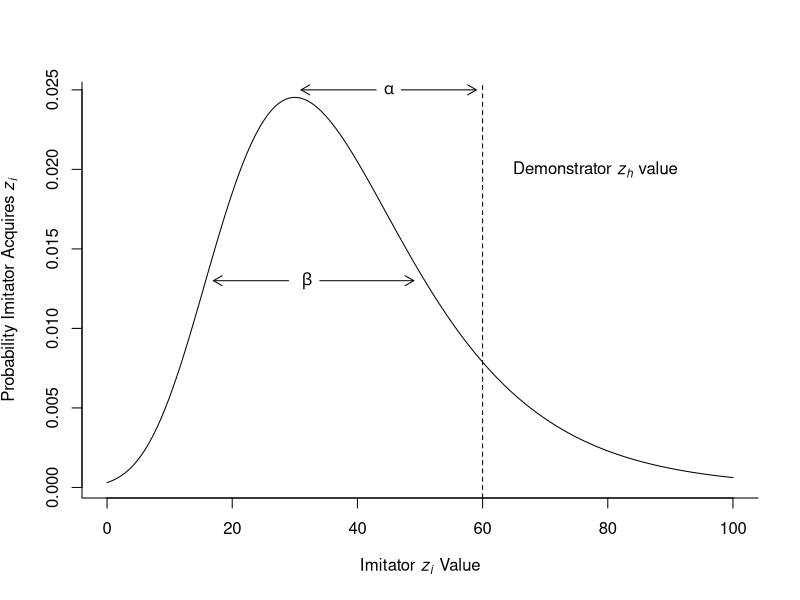
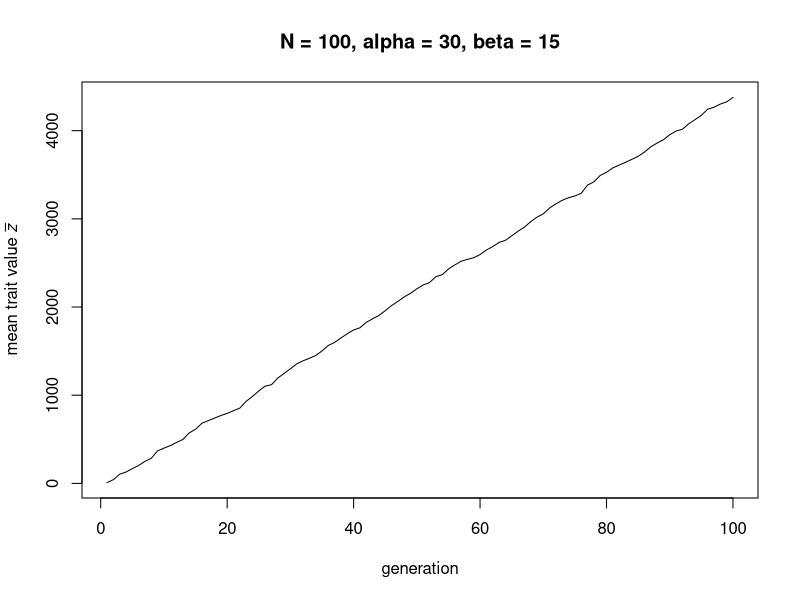
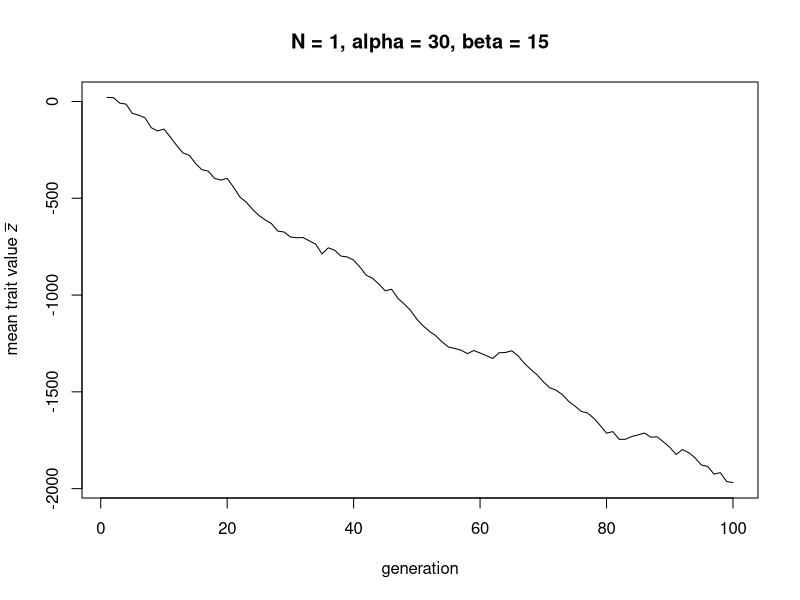
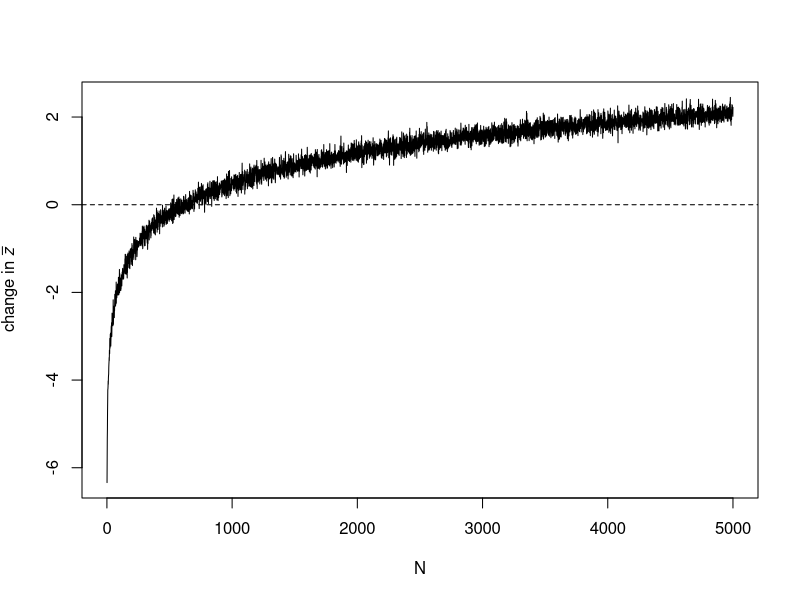
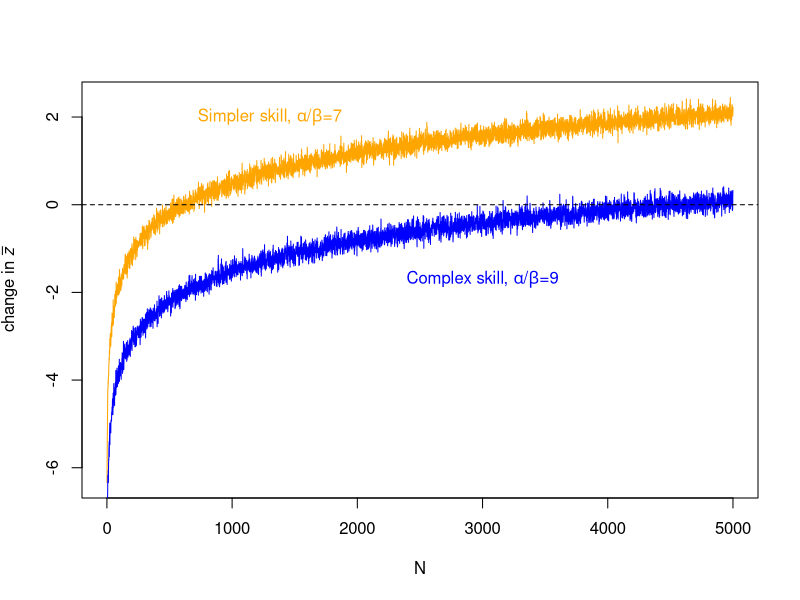
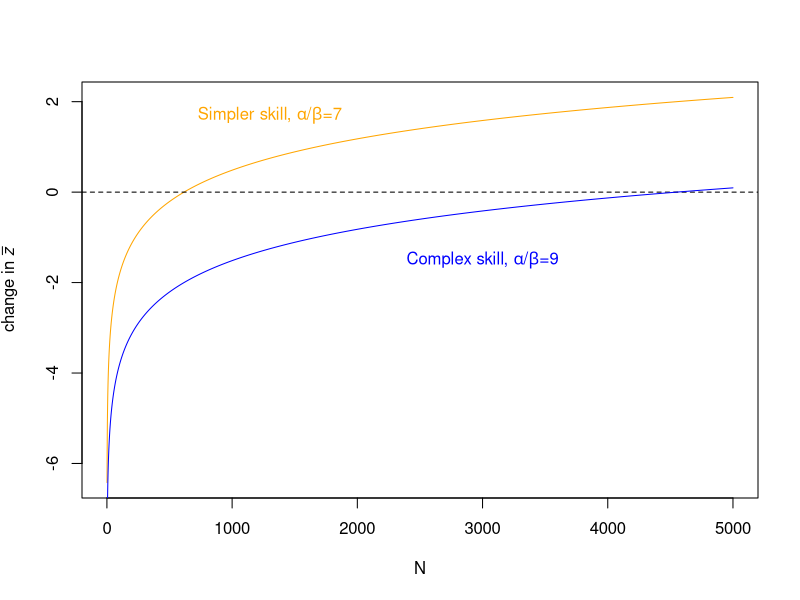

Write the R code that produced these figures, in order.
## ---- chunk 1

# probability density of the gumbel, for values x
# a is the mode, beta is the dispersion
# defaults to standard gumbel with a=0 and beta=1
dgumbel <- function(x, a = 0, beta = 1) {
  b <- (x - a)/beta
  (1/beta)*exp(-(b+exp(-b)))
}

# n random draws from a gumbel distribution with mode a and dispersion beta
# defaults to standard gumbel with a=0 and beta=1
rgumbel <- function(n, a = 0, beta = 1) {
  a + beta * (-log(-log(runif(n))))
}

## ---- chunk 2

x <- seq(0,100,0.1)  # x-axis values
a <- 30  # mode
beta <- 15  # dispersion

# plot gumbel distribution for the parameters defined above
plot(x, dgumbel(x, a, beta), 
     type = 'l', 
     ylab = expression("Probability Imitator Acquires "*italic("z"[i])), 
     xlab = expression("Imitator "*italic("z"[i])*" Value"), 
     bty='l')

# add a vertical dotted line for the demonstrator with z_h
alpha <- 30
abline(v = a + alpha, lty=2)
text(a + alpha + 18, 0.02, 
     labels = expression("Demonstrator "*italic("z"[h])*" value"))

# add beta label and arrows
text(a+2, 0.013, 
     labels = expression(beta))
arrows(a+4, 0.013, a+19, 0.013, length=0.1)
arrows(a-1, 0.013, a-13, 0.013, length=0.1)

# add alpha label and arrows
text(a+alpha/2, 0.025, 
     labels = expression(alpha))
arrows(a+2+alpha/2, 0.025, a+14+alpha/2, 0.025, length=0.1)
arrows(a-2+alpha/2, 0.025, a-14+alpha/2, 0.025, length=0.1)

## ---- chunk 3

DemographyModel <- function(N, alpha, beta, t_max) {
  
  rgumbel <- function(n, a = 0, beta = 1) {
    a + beta * (-log(-log(runif(n))))
  }

  # create output dataframe to hold mean trait value for each generation
  output <- data.frame(z_bar = rep(NA, t_max)) 
  
  # create 1st generation, N random draws from a gumbel with mode a=0 and dispersion beta
  agent <- data.frame(trait = rgumbel(N, beta = beta))  
  
  # store first generation trait mean
  output$z_bar[1] <- sum(agent$trait) / N
  
  for (t in 2:t_max) {
    
    # get highest skill from current generation
    z_h <- max(agent$trait)  
    
    # draw new values
    agent$trait <- rgumbel(N, a = z_h - alpha, beta = beta)  
    
    # store new mean trait value
    output$z_bar[t] <- sum(agent$trait) / N  
    
  }
  
  plot(x = 1:nrow(output), y = output$z_bar, 
       type = 'l', 
       ylab = expression("mean trait value "*italic(bar("z"))), 
       xlab = "generation", 
       main = paste("N = ", N, ", alpha = ", alpha, ", beta = ", beta, sep = ""))
  
  output
}

## ---- chunk 4

data_model7 <- DemographyModel(N = 100, alpha = 30, beta = 15, t_max = 100)

## ---- chunk 5

data_model7 <- DemographyModel(N = 1, alpha = 30, beta = 15, t_max = 100)

## ---- chunk 6

DemographyModel2 <- function(N_max, alpha, beta, t_max) {
  
  rgumbel <- function(n, a = 0, beta = 1) {
    a + beta * (-log(-log(runif(n))))
  }

  # create output dataframe to hold change in mean trait value for each N 
  output <- rep(0, N_max) 

  for (N in 1:N_max) {
  
    # create 1st generation, n random draws from a gumbel with mode a=0 and dispersion beta
    agent <- rgumbel(N, beta = beta)  
  
    for (t in 1:t_max) {
    
      # current mean z
      z_bar <- sum(agent) / N  
    
      # get highest skill from current generation
      z_h <- max(agent)  
    
      # draw new values
      agent <- rgumbel(N, a = z_h - alpha, beta = beta)  
    
      # add new delta_z_bar to total delta_z_bar for this n
      output[N] <- output[N] + sum(agent) / N - z_bar  
    
    }
  
    # divide total delta_z_bar by t_max to get mean
    output[N] <- output[N] / t_max  
  
  }
  
output
  
}

## ---- chunk 7

data_model7_1 <- DemographyModel2(N_max = 5000, alpha = 7, beta = 1, t_max = 100)

## ---- chunk 8

plot(1:length(data_model7_1), data_model7_1, 
     type = 'l', 
     ylab = expression("change in "*italic(bar("z"))), 
     xlab = "N")

abline(h = 0, lty = 2)

## ---- chunk 9

data_model7_2 <- DemographyModel2(N_max = 5000, alpha = 9, beta = 1, t_max = 100)

plot(1:length(data_model7_1), data_model7_1, 
     type = 'l', 
     ylab = expression("change in "*italic(bar("z"))), 
     xlab = "N", 
     col = "orange")

lines(data_model7_2, col = "blue")

abline(h = 0, lty = 2)

text(1300, 2, 
     labels = expression("Simpler skill, "*alpha*"/"*beta*"=7"), 
     col = "orange")
text(3000, -1.7, 
     labels = expression("Complex skill, "*alpha*"/"*beta*"=9"), 
     col = "blue")

## ---- chunk 10

N_max <- 5000
delta_z <- rep(NA,N_max)

alpha <- 7
beta <- 1

for (N in 1:N_max) {
  
  delta_z[N] <- -alpha + beta * (-digamma(1) + log(N))
  
}

plot(1:length(delta_z), delta_z, 
     type = 'l', 
     ylab = expression("change in "*italic(bar("z"))), 
     xlab = "N", 
     col = "orange")

abline(h = 0, lty = 2)

alpha <- 9
beta <- 1

for (N in 1:N_max) {
  
  delta_z[N] <- -alpha + beta * (-digamma(1) + log(N))
  
}

lines(delta_z, col = "blue")

text(1300, 1.7, 
     labels = expression("Simpler skill, "*alpha*"/"*beta*"=7"), 
     col = "orange")
text(3000, -1.5, 
     labels = expression("Complex skill, "*alpha*"/"*beta*"=9"), 
     col = "blue")

